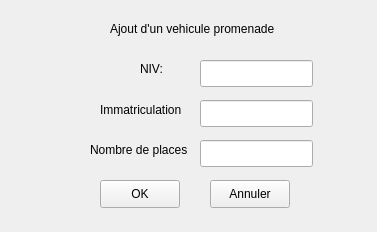
<?xml version="1.0" encoding="UTF-8"?>
<ui version="4.0">
 <class>ajouterVehiculePromenadeGUIClass</class>
 <widget class="QWidget" name="ajouterVehiculePromenadeGUIClass">
  <property name="geometry">
   <rect>
    <x>0</x>
    <y>0</y>
    <width>377</width>
    <height>232</height>
   </rect>
  </property>
  <property name="windowTitle">
   <string>ajouterVehiculePromenadeGUI</string>
  </property>
  <widget class="QPushButton" name="OK">
   <property name="geometry">
    <rect>
     <x>100</x>
     <y>180</y>
     <width>80</width>
     <height>28</height>
    </rect>
   </property>
   <property name="text">
    <string>OK</string>
   </property>
  </widget>
  <widget class="QPushButton" name="Annuler">
   <property name="geometry">
    <rect>
     <x>210</x>
     <y>180</y>
     <width>80</width>
     <height>28</height>
    </rect>
   </property>
   <property name="text">
    <string>Annuler</string>
   </property>
  </widget>
  <widget class="QLineEdit" name="NIV">
   <property name="geometry">
    <rect>
     <x>200</x>
     <y>60</y>
     <width>113</width>
     <height>27</height>
    </rect>
   </property>
  </widget>
  <widget class="QLineEdit" name="Immat">
   <property name="geometry">
    <rect>
     <x>200</x>
     <y>100</y>
     <width>113</width>
     <height>27</height>
    </rect>
   </property>
  </widget>
  <widget class="QLineEdit" name="NbPlaces">
   <property name="geometry">
    <rect>
     <x>200</x>
     <y>140</y>
     <width>113</width>
     <height>27</height>
    </rect>
   </property>
  </widget>
  <widget class="QLabel" name="label">
   <property name="geometry">
    <rect>
     <x>140</x>
     <y>60</y>
     <width>53</width>
     <height>17</height>
    </rect>
   </property>
   <property name="text">
    <string>NIV:</string>
   </property>
  </widget>
  <widget class="QLabel" name="label_2">
   <property name="geometry">
    <rect>
     <x>100</x>
     <y>100</y>
     <width>91</width>
     <height>20</height>
    </rect>
   </property>
   <property name="text">
    <string>Immatriculation</string>
   </property>
  </widget>
  <widget class="QLabel" name="label_3">
   <property name="geometry">
    <rect>
     <x>90</x>
     <y>140</y>
     <width>101</width>
     <height>20</height>
    </rect>
   </property>
   <property name="text">
    <string>Nombre de places</string>
   </property>
  </widget>
  <widget class="QLabel" name="label_4">
   <property name="geometry">
    <rect>
     <x>110</x>
     <y>20</y>
     <width>201</width>
     <height>17</height>
    </rect>
   </property>
   <property name="text">
    <string>Ajout d'un vehicule promenade</string>
   </property>
  </widget>
 </widget>
 <layoutdefault spacing="6" margin="11"/>
 <resources/>
 <connections>
  <connection>
   <sender>Annuler</sender>
   <signal>clicked()</signal>
   <receiver>ajouterVehiculePromenadeGUIClass</receiver>
   <slot>close()</slot>
   <hints>
    <hint type="sourcelabel">
     <x>249</x>
     <y>193</y>
    </hint>
    <hint type="destinationlabel">
     <x>188</x>
     <y>115</y>
    </hint>
   </hints>
  </connection>
  <connection>
   <sender>OK</sender>
   <signal>clicked()</signal>
   <receiver>ajouterVehiculePromenadeGUIClass</receiver>
   <slot>validerEnregistrement()</slot>
   <hints>
    <hint type="sourcelabel">
     <x>139</x>
     <y>193</y>
    </hint>
    <hint type="destinationlabel">
     <x>188</x>
     <y>115</y>
    </hint>
   </hints>
  </connection>
 </connections>
 <slots>
  <slot>validerEnregistrement()</slot>
 </slots>
</ui>
